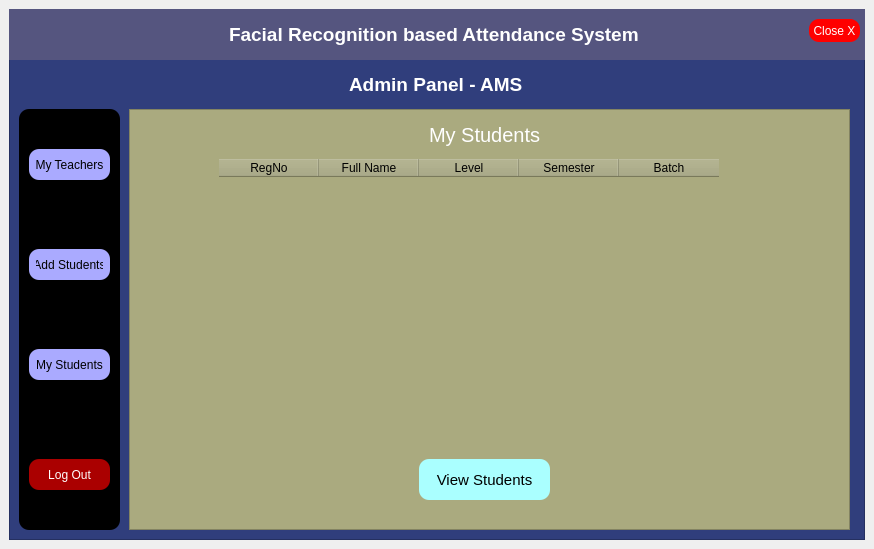
<?xml version="1.0" encoding="UTF-8"?>
<ui version="4.0">
 <class>AdminPanel</class>
 <widget class="QMainWindow" name="AdminPanel">
  <property name="geometry">
   <rect>
    <x>0</x>
    <y>0</y>
    <width>874</width>
    <height>549</height>
   </rect>
  </property>
  <property name="windowTitle">
   <string>MainWindow</string>
  </property>
  <widget class="QWidget" name="centralwidget">
   <layout class="QVBoxLayout" name="verticalLayout">
    <item>
     <widget class="QFrame" name="frame">
      <property name="styleSheet">
       <string notr="true">background-color: rgb(48, 62, 124);
color:rgb(255, 255, 255);
</string>
      </property>
      <property name="frameShape">
       <enum>QFrame::StyledPanel</enum>
      </property>
      <property name="frameShadow">
       <enum>QFrame::Raised</enum>
      </property>
      <widget class="QLabel" name="label">
       <property name="geometry">
        <rect>
         <x>340</x>
         <y>60</y>
         <width>181</width>
         <height>31</height>
        </rect>
       </property>
       <property name="font">
        <font>
         <pointsize>14</pointsize>
         <weight>75</weight>
         <bold>true</bold>
        </font>
       </property>
       <property name="text">
        <string>Admin Panel - AMS</string>
       </property>
      </widget>
      <widget class="QFrame" name="frame_2">
       <property name="geometry">
        <rect>
         <x>10</x>
         <y>100</y>
         <width>101</width>
         <height>421</height>
        </rect>
       </property>
       <property name="styleSheet">
        <string notr="true">background-color: rgb(0, 0, 0);
border-radius:10px;</string>
       </property>
       <property name="frameShape">
        <enum>QFrame::StyledPanel</enum>
       </property>
       <property name="frameShadow">
        <enum>QFrame::Raised</enum>
       </property>
       <widget class="QPushButton" name="btn_viewTeacher">
        <property name="geometry">
         <rect>
          <x>10</x>
          <y>40</y>
          <width>81</width>
          <height>31</height>
         </rect>
        </property>
        <property name="cursor">
         <cursorShape>PointingHandCursor</cursorShape>
        </property>
        <property name="styleSheet">
         <string notr="true">padding:7px;
background-color: rgb(170, 170, 255);
color: rgb(0, 0, 0);</string>
        </property>
        <property name="text">
         <string>My Teachers</string>
        </property>
       </widget>
       <widget class="QPushButton" name="btn_addStudent">
        <property name="geometry">
         <rect>
          <x>10</x>
          <y>140</y>
          <width>81</width>
          <height>31</height>
         </rect>
        </property>
        <property name="cursor">
         <cursorShape>PointingHandCursor</cursorShape>
        </property>
        <property name="styleSheet">
         <string notr="true">padding:7px;
background-color: rgb(170, 170, 255);
color: rgb(0, 0, 0);</string>
        </property>
        <property name="text">
         <string>Add Students</string>
        </property>
       </widget>
       <widget class="QPushButton" name="btn_viewStudent">
        <property name="geometry">
         <rect>
          <x>10</x>
          <y>240</y>
          <width>81</width>
          <height>31</height>
         </rect>
        </property>
        <property name="cursor">
         <cursorShape>PointingHandCursor</cursorShape>
        </property>
        <property name="styleSheet">
         <string notr="true">padding:7px;
background-color: rgb(170, 170, 255);
color: rgb(0, 0, 0);</string>
        </property>
        <property name="text">
         <string>My Students</string>
        </property>
       </widget>
       <widget class="QPushButton" name="btn_logout">
        <property name="geometry">
         <rect>
          <x>10</x>
          <y>350</y>
          <width>81</width>
          <height>31</height>
         </rect>
        </property>
        <property name="cursor">
         <cursorShape>PointingHandCursor</cursorShape>
        </property>
        <property name="styleSheet">
         <string notr="true">padding:7px;
background-color: rgb(170, 0, 0);</string>
        </property>
        <property name="text">
         <string>Log Out</string>
        </property>
       </widget>
      </widget>
      <widget class="QFrame" name="frame_3">
       <property name="geometry">
        <rect>
         <x>120</x>
         <y>100</y>
         <width>721</width>
         <height>421</height>
        </rect>
       </property>
       <property name="styleSheet">
        <string notr="true">background-color: rgb(170, 170, 127);</string>
       </property>
       <property name="frameShape">
        <enum>QFrame::StyledPanel</enum>
       </property>
       <property name="frameShadow">
        <enum>QFrame::Raised</enum>
       </property>
       <layout class="QVBoxLayout" name="verticalLayout_2">
        <item>
         <widget class="QStackedWidget" name="stackedWidget">
          <property name="styleSheet">
           <string notr="true"/>
          </property>
          <property name="currentIndex">
           <number>2</number>
          </property>
          <widget class="QWidget" name="page_1">
           <widget class="QLabel" name="label_1">
            <property name="geometry">
             <rect>
              <x>300</x>
              <y>0</y>
              <width>111</width>
              <height>41</height>
             </rect>
            </property>
            <property name="font">
             <font>
              <pointsize>12</pointsize>
              <weight>75</weight>
              <bold>true</bold>
             </font>
            </property>
            <property name="text">
             <string>Teachers List</string>
            </property>
           </widget>
           <widget class="QTableWidget" name="tableWidget">
            <property name="geometry">
             <rect>
              <x>90</x>
              <y>50</y>
              <width>521</width>
              <height>241</height>
             </rect>
            </property>
            <property name="styleSheet">
             <string notr="true">color: rgb(0, 0, 0);
text-align: center;
column-width:200px;</string>
            </property>
            <property name="frameShape">
             <enum>QFrame::NoFrame</enum>
            </property>
            <property name="rowCount">
             <number>1</number>
            </property>
            <property name="columnCount">
             <number>3</number>
            </property>
            <row/>
            <column>
             <property name="text">
              <string>Teacher ID</string>
             </property>
            </column>
            <column>
             <property name="text">
              <string>Full Name</string>
             </property>
            </column>
            <column>
             <property name="text">
              <string>Module</string>
             </property>
            </column>
           </widget>
           <widget class="QPushButton" name="btn_loadTeacher">
            <property name="geometry">
             <rect>
              <x>284</x>
              <y>340</y>
              <width>91</width>
              <height>31</height>
             </rect>
            </property>
            <property name="cursor">
             <cursorShape>PointingHandCursor</cursorShape>
            </property>
            <property name="styleSheet">
             <string notr="true">background-color: rgb(170, 255, 255);
color: rgb(0, 0, 0);
padding: 10px;
font-weight: 300;
border-radius:10px;</string>
            </property>
            <property name="text">
             <string>View Teacher</string>
            </property>
           </widget>
          </widget>
          <widget class="QWidget" name="page_2">
           <widget class="QLabel" name="label_2">
            <property name="geometry">
             <rect>
              <x>290</x>
              <y>10</y>
              <width>131</width>
              <height>31</height>
             </rect>
            </property>
            <property name="font">
             <font>
              <pointsize>14</pointsize>
              <weight>75</weight>
              <bold>true</bold>
             </font>
            </property>
            <property name="text">
             <string>Add Students</string>
            </property>
           </widget>
           <widget class="QLabel" name="label_4">
            <property name="geometry">
             <rect>
              <x>80</x>
              <y>60</y>
              <width>71</width>
              <height>31</height>
             </rect>
            </property>
            <property name="font">
             <font>
              <pointsize>10</pointsize>
              <weight>75</weight>
              <bold>true</bold>
             </font>
            </property>
            <property name="text">
             <string>Full Name :</string>
            </property>
           </widget>
           <widget class="QLabel" name="label_5">
            <property name="geometry">
             <rect>
              <x>80</x>
              <y>120</y>
              <width>71</width>
              <height>31</height>
             </rect>
            </property>
            <property name="font">
             <font>
              <pointsize>10</pointsize>
              <weight>75</weight>
              <bold>true</bold>
             </font>
            </property>
            <property name="text">
             <string>Level :</string>
            </property>
           </widget>
           <widget class="QLabel" name="label_6">
            <property name="geometry">
             <rect>
              <x>80</x>
              <y>170</y>
              <width>71</width>
              <height>31</height>
             </rect>
            </property>
            <property name="font">
             <font>
              <pointsize>10</pointsize>
              <weight>75</weight>
              <bold>true</bold>
             </font>
            </property>
            <property name="text">
             <string>Semester :</string>
            </property>
           </widget>
           <widget class="QLabel" name="label_7">
            <property name="geometry">
             <rect>
              <x>80</x>
              <y>220</y>
              <width>121</width>
              <height>41</height>
             </rect>
            </property>
            <property name="font">
             <font>
              <pointsize>10</pointsize>
              <weight>75</weight>
              <bold>true</bold>
             </font>
            </property>
            <property name="text">
             <string>Batch (in years) :</string>
            </property>
           </widget>
           <widget class="QLineEdit" name="txt_fullName">
            <property name="geometry">
             <rect>
              <x>80</x>
              <y>90</y>
              <width>170</width>
              <height>25</height>
             </rect>
            </property>
            <property name="font">
             <font>
              <pointsize>10</pointsize>
             </font>
            </property>
            <property name="styleSheet">
             <string notr="true">border: 2px solid rgb(170, 170, 127);
border-bottom-color:black;</string>
            </property>
            <property name="placeholderText">
             <string>Enter Full Name</string>
            </property>
           </widget>
           <widget class="QLineEdit" name="txt_level">
            <property name="geometry">
             <rect>
              <x>80</x>
              <y>150</y>
              <width>170</width>
              <height>25</height>
             </rect>
            </property>
            <property name="font">
             <font>
              <pointsize>10</pointsize>
             </font>
            </property>
            <property name="styleSheet">
             <string notr="true">border: 2px solid rgb(170, 170, 127);
border-bottom-color:black;</string>
            </property>
            <property name="placeholderText">
             <string>Enter Student Level</string>
            </property>
           </widget>
           <widget class="QLineEdit" name="txt_semester">
            <property name="geometry">
             <rect>
              <x>80</x>
              <y>200</y>
              <width>170</width>
              <height>25</height>
             </rect>
            </property>
            <property name="font">
             <font>
              <pointsize>10</pointsize>
             </font>
            </property>
            <property name="styleSheet">
             <string notr="true">border: 2px solid rgb(170, 170, 127);
border-bottom-color:black;</string>
            </property>
            <property name="placeholderText">
             <string>Enter Student Semester</string>
            </property>
           </widget>
           <widget class="QLineEdit" name="txt_batch">
            <property name="geometry">
             <rect>
              <x>80</x>
              <y>260</y>
              <width>170</width>
              <height>25</height>
             </rect>
            </property>
            <property name="font">
             <font>
              <pointsize>10</pointsize>
             </font>
            </property>
            <property name="styleSheet">
             <string notr="true">border: 2px solid rgb(170, 170, 127);
border-bottom-color:black;</string>
            </property>
            <property name="placeholderText">
             <string>Enter Student Batch</string>
            </property>
           </widget>
           <widget class="QLabel" name="label_8">
            <property name="geometry">
             <rect>
              <x>470</x>
              <y>70</y>
              <width>81</width>
              <height>31</height>
             </rect>
            </property>
            <property name="font">
             <font>
              <pointsize>10</pointsize>
              <weight>75</weight>
              <bold>true</bold>
             </font>
            </property>
            <property name="text">
             <string>Take Image</string>
            </property>
           </widget>
           <widget class="QLineEdit" name="txt_rNo">
            <property name="geometry">
             <rect>
              <x>80</x>
              <y>330</y>
              <width>170</width>
              <height>25</height>
             </rect>
            </property>
            <property name="font">
             <font>
              <pointsize>10</pointsize>
             </font>
            </property>
            <property name="styleSheet">
             <string notr="true">border: 2px solid rgb(170, 170, 127);
border-bottom-color:black;</string>
            </property>
            <property name="placeholderText">
             <string>Enter Registration Number</string>
            </property>
           </widget>
           <widget class="QLabel" name="label_9">
            <property name="geometry">
             <rect>
              <x>80</x>
              <y>290</y>
              <width>111</width>
              <height>31</height>
             </rect>
            </property>
            <property name="font">
             <font>
              <pointsize>10</pointsize>
              <weight>75</weight>
              <bold>true</bold>
             </font>
            </property>
            <property name="text">
             <string>Registration No:</string>
            </property>
           </widget>
           <widget class="QPushButton" name="btn_submitForm">
            <property name="geometry">
             <rect>
              <x>300</x>
              <y>350</y>
              <width>151</width>
              <height>31</height>
             </rect>
            </property>
            <property name="font">
             <font>
              <pointsize>10</pointsize>
             </font>
            </property>
            <property name="cursor">
             <cursorShape>PointingHandCursor</cursorShape>
            </property>
            <property name="styleSheet">
             <string notr="true">background-color: rgb(0, 0, 0);
background-color: rgb(0, 85, 0);
border-radius:10px;</string>
            </property>
            <property name="text">
             <string>Submit Form</string>
            </property>
           </widget>
           <widget class="QFrame" name="frame_4">
            <property name="geometry">
             <rect>
              <x>410</x>
              <y>100</y>
              <width>201</width>
              <height>141</height>
             </rect>
            </property>
            <property name="styleSheet">
             <string notr="true">border:3px solid</string>
            </property>
            <property name="frameShape">
             <enum>QFrame::StyledPanel</enum>
            </property>
            <property name="frameShadow">
             <enum>QFrame::Raised</enum>
            </property>
           </widget>
           <widget class="QPushButton" name="btn_openCamera">
            <property name="geometry">
             <rect>
              <x>470</x>
              <y>250</y>
              <width>81</width>
              <height>31</height>
             </rect>
            </property>
            <property name="cursor">
             <cursorShape>PointingHandCursor</cursorShape>
            </property>
            <property name="styleSheet">
             <string notr="true">background-color: rgb(0, 85, 127);
border-radius:10px;
padding:5px;</string>
            </property>
            <property name="text">
             <string>Open Camera</string>
            </property>
           </widget>
           <widget class="QLabel" name="txt_notify">
            <property name="geometry">
             <rect>
              <x>240</x>
              <y>300</y>
              <width>271</width>
              <height>31</height>
             </rect>
            </property>
            <property name="font">
             <font>
              <pointsize>10</pointsize>
              <weight>75</weight>
              <bold>true</bold>
             </font>
            </property>
            <property name="styleSheet">
             <string notr="true">color: rgb(255, 0, 0);</string>
            </property>
            <property name="text">
             <string/>
            </property>
            <property name="alignment">
             <set>Qt::AlignCenter</set>
            </property>
           </widget>
           <widget class="QLabel" name="txt_Notification">
            <property name="geometry">
             <rect>
              <x>190</x>
              <y>50</y>
              <width>311</width>
              <height>31</height>
             </rect>
            </property>
            <property name="font">
             <font>
              <pointsize>10</pointsize>
              <weight>75</weight>
              <bold>true</bold>
             </font>
            </property>
            <property name="styleSheet">
             <string notr="true">color: rgb(255, 0, 0);</string>
            </property>
            <property name="text">
             <string/>
            </property>
           </widget>
           <widget class="QLabel" name="label_10">
            <property name="geometry">
             <rect>
              <x>80</x>
              <y>40</y>
              <width>121</width>
              <height>16</height>
             </rect>
            </property>
            <property name="font">
             <font>
              <italic>true</italic>
             </font>
            </property>
            <property name="text">
             <string>* All fields are required</string>
            </property>
           </widget>
          </widget>
          <widget class="QWidget" name="page_3">
           <widget class="QLabel" name="label_3">
            <property name="geometry">
             <rect>
              <x>290</x>
              <y>0</y>
              <width>111</width>
              <height>31</height>
             </rect>
            </property>
            <property name="styleSheet">
             <string notr="true">color: rgb(255, 255, 255);
font-size: 20px;</string>
            </property>
            <property name="text">
             <string>My Students</string>
            </property>
           </widget>
           <widget class="QTableWidget" name="tableWidget_admin">
            <property name="geometry">
             <rect>
              <x>80</x>
              <y>40</y>
              <width>571</width>
              <height>271</height>
             </rect>
            </property>
            <property name="styleSheet">
             <string notr="true">color: rgb(0, 0, 0);</string>
            </property>
            <property name="frameShape">
             <enum>QFrame::NoFrame</enum>
            </property>
            <property name="lineWidth">
             <number>5</number>
            </property>
            <property name="midLineWidth">
             <number>5</number>
            </property>
            <column>
             <property name="text">
              <string>RegNo</string>
             </property>
            </column>
            <column>
             <property name="text">
              <string>Full Name</string>
             </property>
            </column>
            <column>
             <property name="text">
              <string>Level</string>
             </property>
            </column>
            <column>
             <property name="text">
              <string>Semester</string>
             </property>
            </column>
            <column>
             <property name="text">
              <string>Batch</string>
             </property>
            </column>
           </widget>
           <widget class="QPushButton" name="btn_viewMyStudent">
            <property name="geometry">
             <rect>
              <x>280</x>
              <y>340</y>
              <width>131</width>
              <height>41</height>
             </rect>
            </property>
            <property name="font">
             <font>
              <pointsize>11</pointsize>
              <weight>37</weight>
              <bold>false</bold>
             </font>
            </property>
            <property name="cursor">
             <cursorShape>PointingHandCursor</cursorShape>
            </property>
            <property name="styleSheet">
             <string notr="true">background-color: rgb(170, 255, 255);
color: rgb(0, 0, 0);
padding: 10px;
font-weight: 300;
border-radius:10px;</string>
            </property>
            <property name="text">
             <string>View Students</string>
            </property>
           </widget>
          </widget>
         </widget>
        </item>
       </layout>
      </widget>
      <widget class="QWidget" name="widget" native="true">
       <property name="geometry">
        <rect>
         <x>0</x>
         <y>0</y>
         <width>931</width>
         <height>51</height>
        </rect>
       </property>
       <property name="styleSheet">
        <string notr="true">background-color: rgb(85, 85, 127)</string>
       </property>
       <widget class="QLabel" name="label_11">
        <property name="geometry">
         <rect>
          <x>220</x>
          <y>10</y>
          <width>431</width>
          <height>31</height>
         </rect>
        </property>
        <property name="font">
         <font>
          <pointsize>14</pointsize>
          <weight>75</weight>
          <bold>true</bold>
         </font>
        </property>
        <property name="text">
         <string>Facial Recognition based Attendance System</string>
        </property>
       </widget>
       <widget class="QPushButton" name="btn_close">
        <property name="geometry">
         <rect>
          <x>800</x>
          <y>10</y>
          <width>51</width>
          <height>23</height>
         </rect>
        </property>
        <property name="cursor">
         <cursorShape>PointingHandCursor</cursorShape>
        </property>
        <property name="styleSheet">
         <string notr="true">color: white;
background-color: rgb(255, 0, 0);
border-radius:10px;</string>
        </property>
        <property name="text">
         <string>Close X</string>
        </property>
       </widget>
      </widget>
     </widget>
    </item>
   </layout>
  </widget>
 </widget>
 <resources/>
 <connections/>
</ui>
